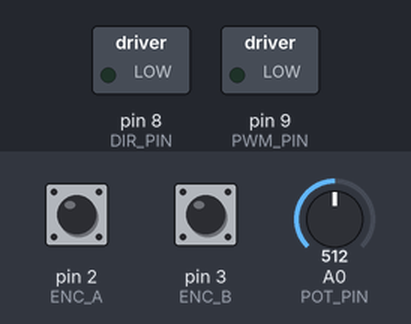
This sketch was run on a simulated Arduino Mega 2560, built with avr-gcc and run on an emulated ATmega2560. On the bench: switched loads named in the sketch (green lamp = pin HIGH). The test bench sets the inputs (shaded band); at power-on: pin 2 (ENC_A) HIGH, pin 3 (ENC_B) HIGH, A0 (POT_PIN) = 512. What the sketch prints to the serial monitor is not drawn.

Above: at 0.1 s.
At 5.23 s:
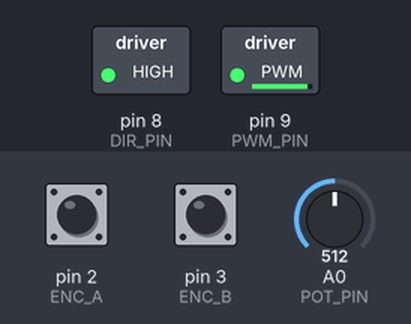
At 5.62 s:
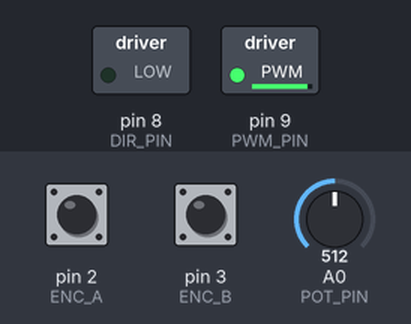
At 6.0 s:
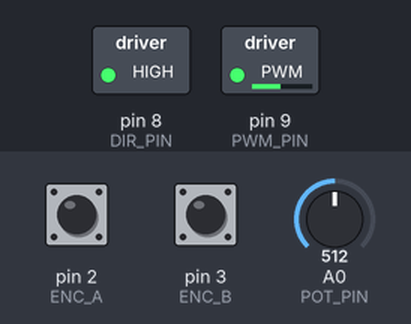
Timing chart, 0 to 7.5 s (numbered marks = the images above):
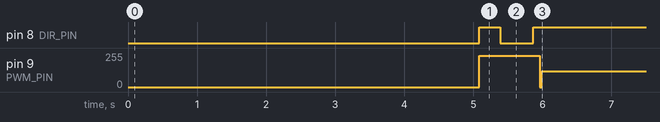

Measured:
- by itself, pin 8 (DIR_PIN): LOW → HIGH at 5.1 s, → LOW 0.30 s later, → HIGH 0.48 s later
- by itself, pin 9 (PWM_PIN): 0/255 → 235/255 at 5.1 s, → 120/255 0.87 s later

The sketch:

sketch_jul5b.ino
```cpp
/*
  역진자 스윙업 제어 (Arduino Mega) - 처음부터 새로 작성
  ─────────────────────────────────────────────────────────
  [하드웨어]
  - 카트: MG513P20 12V DC 기어드 모터 + BTS7960 드라이버
  - 엔코더: A=2번핀, B=3번핀 (외부 인터럽트, x4 쿼드러처)
  - 각도 센서: WDD35D4-5K 포텐셔미터 (A0)
  - 좌표계: theta=0 직립(위), theta=±180 아래. u>0 → 카트 오른쪽.

  [동작 순서]
  1. SENSOR_CHECK (5초): 모터 꺼둔 채 raw/theta 출력. 캘리브레이션 확인용.
  2. KICK: 오른쪽 600ms → 왼쪽 500ms. 봉에 초기 각속도 부여.
  3. SWINGUP: 에너지 기반 bang-bang. E < E_target이면 최대 PWM으로 에너지 주입.
  4. BALANCE: |theta| < 30°이면 PD 제어. 봉이 기우는 방향으로 카트가 따라가며 직립 유지.
*/

// ── 핀 ───────────────────────────────────────────────────────────────────────
const int PWM_PIN = 9;   // 속도 (analogWrite)
const int DIR_PIN = 8;   // 방향 (HIGH=오른쪽, LOW=왼쪽)
const int ENC_A   = 2;   // 엔코더 A (INT0)
const int ENC_B   = 3;   // 엔코더 B (INT1)
const int POT_PIN = A0;  // 포텐셔미터

// ── 각도 캘리브레이션 ─────────────────────────────────────────────────────────
// 실측 방법: 봉을 직립으로 세우고 Serial에서 raw= 값 확인 → POT_VAL_UP에 입력.
//            봉을 아래로 내리고 raw= 값 확인 → POT_VAL_DOWN에 입력.
const int   POT_VAL_UP        = 570;   // 직립(0°)일 때 analogRead 측정값
const int   POT_VAL_DOWN      = 40;    // 아래(±180°)일 때 analogRead 측정값
const float POT_DEG_PER_COUNT = 180.0 / (float)(POT_VAL_UP - POT_VAL_DOWN);  // 현재 각도 출력

// ── 봉 물리 파라미터 ──────────────────────────────────────────────────────────
const float MASS   = 0.10;   // 봉 질량 [kg]
const float LEN    = 0.40;   // 봉 전체 길이 [m]
const float LC     = LEN / 2.0;                        // 무게중심 (균일봉: L/2)
const float INERT  = (1.0/3.0) * MASS * LEN * LEN;    // 관성모멘트 (균일봉: mL²/3)
const float G      = 9.81;

// ── KICK 파라미터 ─────────────────────────────────────────────────────────────
// 정지 상태에서는 thetaDot=0이라 pump 방향이 결정 안 됨 → 채찍으로 초기 각속도 부여
const unsigned long KICK_R1_MS = 300;  // 1단계: 오른쪽
const unsigned long KICK_L_MS  = 500;  // 2단계: 왼쪽 (채찍) — 700→500 (과도한 에너지 주입 방지)
const unsigned long KICK_R2_MS = 100;  // 3단계: 오른쪽 재가속
const int           KICK_PWM   = 235;

// KICK 중 카트가 레일 끝에 부딪히지 않도록. 초과 시 SWINGUP으로 조기 전환.
const long KICK_CART_LIMIT = 1100;  // KICK중에 카트가 ≈ 13.8cm이상 동작하면 벽에 부딪힐 수 있으니 그 전에 스윙업으로 넘어가는 장치

// ── SWINGUP 파라미터 ──────────────────────────────────────────────────────────
// bang-bang 선택 이유: PD 비례 출력은 ±120° 근방에서 마찰과 평형을 이뤄 봉이 멈춤.
//                     항상 최대 출력으로 마찰을 이기고 계속 펌핑.
const int SWINGUP_PWM = 110;

// ── BALANCE 파라미터 ──────────────────────────────────────────────────────────
const float SWITCH_ANGLE = 30.0;  // |theta| < 이 값이면 SWINGUP → BALANCE 진입 [°]
const float HYSTERESIS   = 10.0;  // BALANCE → SWINGUP 복귀 기준: SWITCH_ANGLE + HYSTERESIS [°]
const int   BALANCE_PWM  = 180;   // BALANCE 최대 출력

// PD 게인: u = KP_BAL*thetaRad + KD_BAL*thetaDotRad
// 동작 확인법: 봉이 오른쪽으로 기울 때 카트가 오른쪽으로 따라가면 정상.
//             반대로 가면 KP_BAL, KD_BAL 부호를 양수로 바꿀 것.
const float KP_BAL = 50.0;  // 각도 비례 게인 (기울기에 비례해서 카트 이동)
const float KD_BAL = 100.0;  // 각속도 미분 게인 (너무 빠르게 기울면 감쇠)

// ── 모터 공통 ─────────────────────────────────────────────────────────────────
const int   MIN_PWM   = 120;  // 정지마찰 극복 최소값 (실측: 120 미만이면 안 움직임)
const float DEADBAND  = 3.0;  // |u| < 3이면 모터 정지

// ── 필터 ──────────────────────────────────────────────────────────────────────
// EMA: new = alpha*raw + (1-alpha)*prev. alpha=1이면 필터 없음, 작을수록 더 부드러움.
const float ALPHA_THETA    = 0.5;  // theta: 중간 강도
const float ALPHA_THETADOT = 0.3;  // thetaDot: 미분값이라 노이즈가 더 심해 더 강하게

// ── 루프 주기 ─────────────────────────────────────────────────────────────────
// 5ms로 하면 ADC 1 step 노이즈(0.3°)가 thetaDot에서 ±64 deg/s로 증폭됨 → 30ms 사용
const unsigned long LOOP_US = 30000;  // 30ms

// ── 시리얼 출력 주기 ──────────────────────────────────────────────────────────
// 루프(30ms)마다 출력하면 너무 빠름. N 루프에 1번만 출력.
// 예: 10 → 300ms마다 출력 (초당 약 3줄)
const int PRINT_EVERY = 20; // 300ms 마다 1줄 숫자 클수록 느림

// ── 전역 변수 ─────────────────────────────────────────────────────────────────
volatile long encCount = 0;  // ISR에서 갱신. 반드시 noInterrupts()로 읽을 것.

float theta     = 0.0;
float thetaPrev = 0.0;
float thetaDot  = 0.0;

unsigned long lastUs    = 0;
unsigned long kickStart = 0;

bool targetReached = false;  // ±135° 1회 감지 플래그

enum Mode { SENSOR_CHECK, KICK, SWINGUP, BALANCE };
Mode mode = SENSOR_CHECK;

// ── ISR: x4 쿼드러처 디코딩 ──────────────────────────────────────────────────
void isrA() { encCount += (digitalRead(ENC_A) == digitalRead(ENC_B)) ? 1 : -1; }
void isrB() { encCount += (digitalRead(ENC_A) != digitalRead(ENC_B)) ? 1 : -1; }

long getEnc() {
  noInterrupts(); long v = encCount; interrupts(); return v;
}

// ── 각도 읽기 ─────────────────────────────────────────────────────────────────
// (POT_VAL_UP - raw) * DEG_PER_COUNT: 직립 기준 0°, 아래로 갈수록 ±방향 증가
float readTheta() {
  int raw = analogRead(POT_PIN);
  float a = (POT_VAL_UP - raw) * POT_DEG_PER_COUNT;
  while (a < -180.0) a += 360.0;
  while (a >  180.0) a -= 360.0;
  return a;
}

// ── 모터 출력 ─────────────────────────────────────────────────────────────────
void motorOut(float u, int maxPwm) {
  if (fabs(u) < DEADBAND) { analogWrite(PWM_PIN, 0); return; }
  int pwm = (int)constrain(fabs(u), MIN_PWM, maxPwm);
  digitalWrite(DIR_PIN, u > 0 ? HIGH : LOW);
  analogWrite(PWM_PIN, pwm);
}

// ── setup ─────────────────────────────────────────────────────────────────────
void setup() {
  Serial.begin(115200);
  pinMode(PWM_PIN, OUTPUT); pinMode(DIR_PIN, OUTPUT);
  pinMode(ENC_A, INPUT_PULLUP); pinMode(ENC_B, INPUT_PULLUP);
  attachInterrupt(digitalPinToInterrupt(ENC_A), isrA, CHANGE);
  attachInterrupt(digitalPinToInterrupt(ENC_B), isrB, CHANGE);
  analogWrite(PWM_PIN, 0);

  theta = readTheta();
  thetaPrev = theta;
  lastUs = micros();

  Serial.println("=== SENSOR_CHECK (5초) ===");
  Serial.println("봉을 직립/아래로 움직여서 raw값과 theta가 맞는지 확인하세요.");
  Serial.println("  직립 → theta ≈ 0°  / 아래 → theta ≈ ±180°");
  Serial.println("캘리브레이션이 맞으면 5초 후 자동으로 KICK 시작합니다.");
}

// ── loop ──────────────────────────────────────────────────────────────────────
void loop() {
  unsigned long now = micros();
  if (now - lastUs < LOOP_US) return;
  float dt = (now - lastUs) / 1e6;  // lastUs 갱신 전에 계산 (순서 바꾸면 dt=0)
  lastUs = now;

  int   raw = analogRead(POT_PIN);
  float rawTheta = readTheta();
  // wrap-around 감지: ±180° 경계를 넘으면 EMA가 0°를 가짜로 만들어냄
  // 예) 직전 theta=+179°, rawTheta=-179° → EMA = 0° (가짜 직립) → BALANCE 오진입
  // 차이가 180° 이상이면 wrap이므로 필터 없이 raw 값 바로 사용
  if (fabs(rawTheta - theta) > 180.0) {
    theta = rawTheta;
  } else {
    theta = ALPHA_THETA * rawTheta + (1.0 - ALPHA_THETA) * theta;
  }

  // ────────────────────────────────────────────────────────────────────────────
  //  SENSOR_CHECK: 모터 완전 정지. raw + theta 출력. 5초 후 KICK 자동 진입.
  // ────────────────────────────────────────────────────────────────────────────
  if (mode == SENSOR_CHECK) {
    thetaPrev = theta;  // SENSOR_CHECK 동안 thetaPrev 유지 (KICK 진입 시 스파이크 방지)
    static unsigned long checkStart = 0;
    static bool checkStarted = false;
    if (!checkStarted) { checkStart = millis(); checkStarted = true; }

    analogWrite(PWM_PIN, 0);  // 모터 정지

    // 남은 시간 계산해서 출력
    long remaining = 5 - (long)((millis() - checkStart) / 1000);
    Serial.print("raw="); Serial.print(raw);
    Serial.print("  theta="); Serial.print(theta, 1);
    Serial.print("°  (KICK까지 "); Serial.print(remaining); Serial.println("초)");

    if (millis() - checkStart >= 5000) {
      mode = KICK;
      kickStart = millis();
      Serial.println("=== KICK 시작 ===");
    }
    return;
  }

  // ────────────────────────────────────────────────────────────────────────────
  //  KICK: 오른쪽 → 왼쪽 → 오른쪽 3단계 채찍. 봉에 초기 각속도 부여.
  // ────────────────────────────────────────────────────────────────────────────
  if (mode == KICK) {
    thetaPrev = theta;  // SWINGUP 첫 루프 thetaDot 스파이크 방지

    // 카트 레일 안전 체크
    if (labs(getEnc()) > KICK_CART_LIMIT) {
      analogWrite(PWM_PIN, 0);
      Serial.println("KICK 중 레일 리밋 → 모터 정지 (SWINGUP 비활성화 중)");
      return;
    }

    unsigned long el = millis() - kickStart;
    if (el < KICK_R1_MS) {
      digitalWrite(DIR_PIN, HIGH); analogWrite(PWM_PIN, KICK_PWM);  // 1단계: 오른쪽
      Serial.print("KICK 1단계(오른쪽)  theta="); Serial.print(theta, 1);
      Serial.print("  raw="); Serial.println(raw);
    } else if (el < KICK_R1_MS + KICK_L_MS) {
      digitalWrite(DIR_PIN, LOW);  analogWrite(PWM_PIN, KICK_PWM);  // 2단계: 왼쪽
      Serial.print("KICK 2단계(왼쪽)    theta="); Serial.print(theta, 1);
      Serial.print("  raw="); Serial.println(raw);
    } else if (el < KICK_R1_MS + KICK_L_MS + KICK_R2_MS) {
      digitalWrite(DIR_PIN, HIGH); analogWrite(PWM_PIN, KICK_PWM);  // 3단계: 오른쪽 재가속
      Serial.print("KICK 3단계(오른쪽)  theta="); Serial.print(theta, 1);
      Serial.print("  raw="); Serial.println(raw);
    } else {
      analogWrite(PWM_PIN, 0);
      mode = SWINGUP;
      Serial.println("KICK 완료 → SWINGUP 진입");
    }
    return;
  }

  // thetaDot 계산 (SWINGUP, BALANCE 공통)
  // ±180° wrap 보정: 360° 회전 시 theta가 +170→-170으로 뛰면 dTheta=-340 → 스파이크 발생
  // 보정 후: -340+360 = +20 (실제 이동량) → thetaDot 정상
  float dTheta = theta - thetaPrev;
  if (dTheta >  180.0f) dTheta -= 360.0f;
  if (dTheta < -180.0f) dTheta += 360.0f;
  float rawDot = dTheta / dt;
  thetaDot = ALPHA_THETADOT * rawDot + (1.0 - ALPHA_THETADOT) * thetaDot;
  thetaPrev = theta;

  float tR = theta    * PI / 180.0;  // [rad]
  float wR = thetaDot * PI / 180.0;  // [rad/s]

  // ── 모드 전환 ─────────────────────────────────────────────────────────────────
  // SWINGUP → BALANCE: 각도 조건 + 속도 조건 둘 다 만족해야 진입
  // 속도 조건이 없으면 하반부를 빠르게 지나갈 때 노이즈로 theta≈0°가 찰나 찍혀 오진입함
  // fabs(thetaDot) < 400: 봉이 진짜로 직립 근처에서 느려진 상태일 때만 진입
  if (mode == SWINGUP && fabs(theta) < SWITCH_ANGLE && fabs(thetaDot) < 1200.0) {
    mode = BALANCE;
    Serial.print("→ BALANCE 진입 (th="); Serial.print(theta,1);
    Serial.print(" w="); Serial.print(thetaDot,1); Serial.println(")");
  }
  // BALANCE → SWINGUP: 봉이 40° 이상 벗어나면 다시 스윙업으로 복귀
  if (mode == BALANCE && fabs(theta) > SWITCH_ANGLE + HYSTERESIS) {
    mode = SWINGUP;
    Serial.println("→ SWINGUP 복귀");
  }

  float u = 0.0;

  if (mode == SWINGUP) {
    // ── SWINGUP: 에너지 기반 bang-bang ─────────────────────────────────────────
    // 비례 에너지 제어: E < E_target → 펌핑, E > E_target → 자동 제동
    // 기존 bang-bang과 달리 에너지 오차에 비례해서 출력이 부드럽게 바뀜 → 360° 과회전 방지
    float E        = MASS * G * LC * cos(tR) + 0.5 * INERT * wR * wR;
    float E_target = MASS * G * LC;
    float pump = (wR * cos(tR) >= 0) ? 1.0 : -1.0;
    float eDrive = 2000.0f * (E - E_target) * pump;
    // 제동(E>E_target)은 255까지 허용, 펌핑(E<E_target)은 SWINGUP_PWM로 제한
    // → 360° 과회전 시 최대 출력으로 제동 가능
    if (E > E_target) {
      u = constrain(eDrive, -255.0f, 255.0f);
    } else {
      u = constrain(eDrive, -(float)SWINGUP_PWM, (float)SWINGUP_PWM);
    }
    motorOut(u, 255);

  } else {  // BALANCE
    // ── BALANCE PD 제어 ───────────────────────────────────────────────────────
    // 확인 포인트: 봉이 오른쪽으로 기울 때(theta>0) 카트가 오른쪽으로 가면 정상.
    //             반대로 가면 KP_BAL, KD_BAL을 양수로 뒤집을 것.
    u = KP_BAL * tR + KD_BAL * wR;
    motorOut(u, BALANCE_PWM);
  }

  // 시리얼 출력: PRINT_EVERY 루프마다 1회
  static int printCount = 0;
  if (++printCount >= PRINT_EVERY) {
    printCount = 0;
    Serial.print(mode == BALANCE ? "BAL" : "SWG");
    Serial.print(" th="); Serial.print(theta, 1);
    Serial.print(" w="); Serial.print(thetaDot, 1);
    Serial.print(" enc="); Serial.print(getEnc());
    Serial.print(" u="); Serial.println(u, 0);
  }
}
```
